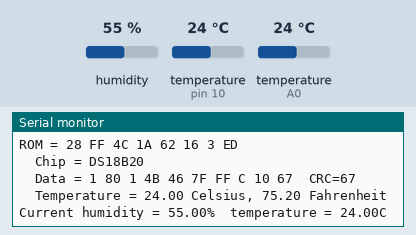
Recording of a sketch running on a simulated Arduino Uno, built with avr-gcc and run on an emulated ATmega328P. Parts: the last lines printed to the serial monitor. Wiring (inferred from the names in the program): DHT11 sensor: data A0. The test bench sets the inputs (shaded band); at power-on: temperature (sensors on pin 10, A0) 24 °C, humidity 55 %.

Above: at 2.7 s.
2.8 s: temperature (sensor on pin 10) set to 12 °C
At 8.7 s:
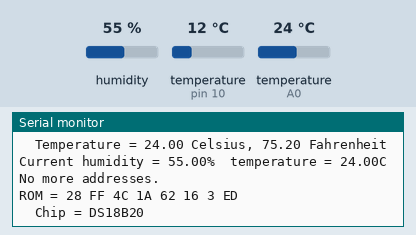
10.3 s: temperature (sensor on pin 10) set to 28 °C
At 14.16 s:
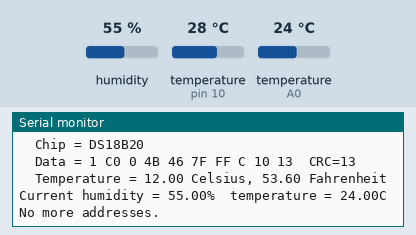
23.1 s: temperature (sensor on pin 10) set to 33 °C
At 28.8 s:
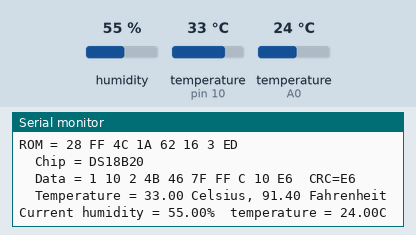
35.8 s: humidity set to 22 %
At 41.9 s:
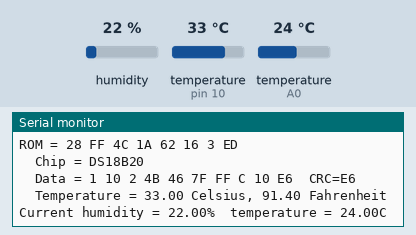
43.3 s: temperature (sensor on pin 10) set to 7 °C
At 47.8 s:
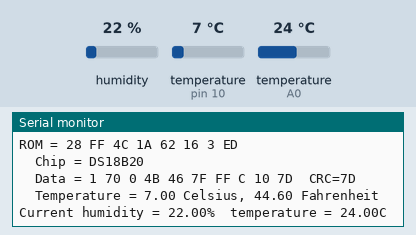
54.9 s: temperature (sensor on A0) set to 12 °C
At 60.8 s:
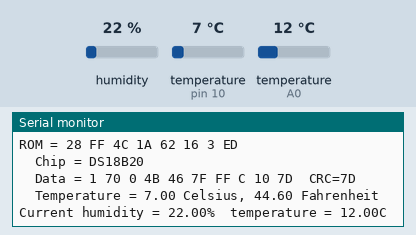
Timing chart, 0 to 62.3 s (numbered marks = the images above; inputs shaded):
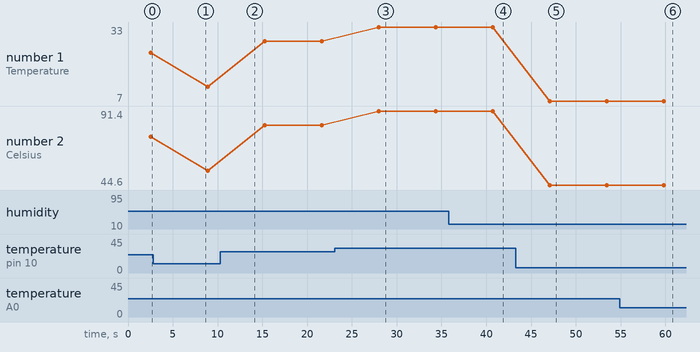

Measured:
- after the input at 23.1 s, the serial monitor: prints a new line after 4.9 s (image 3)
- after the input at 35.8 s, the serial monitor: prints a new line after 5.0 s (image 4)
- after the input at 43.3 s, the serial monitor: prints a new line after 3.8 s (image 5)
- after the input at 54.9 s, the serial monitor: prints a new line after 5.0 s (image 6)
- plotted number 1: 24 → 12 after the input at 2.8 s, 28 → 33 after the input at 23.1 s
- plotted number 2: 75.2 → 53.6 after the input at 2.8 s, 53.6 → 82.4 after the input at 10.3 s, 82.4 → 91.4 after the input at 23.1 s, 91.4 → 44.6 after the input at 43.3 s

The sketch:

climatebot_final.ino
```cpp
#include <OneWire.h>
#include <dht.h>
#define dht_apin A0 // Analog Pin sensor is connected to

dht DHT;

// OneWire DS18S20, DS18B20, DS1822 Temperature Example

OneWire ds(10); // on pin 10 (a 4.7K resistor is necessary)

void setup(void)
{
  Serial.begin(9600);
  delay(500); //Delay to let system boot

  Serial.println("DHT11 Humidity & temperature Sensor\n\n");

  delay(1000); //Wait before accessing Sensor
}

void loop(void)
{
  byte i;
  byte present = 0;
  byte type_s;
  byte data[12];
  byte addr[8];
  float celsius, fahrenheit;

  if (!ds.search(addr))
  {
    Serial.println("No more addresses.");
    Serial.println();
    ds.reset_search();
    delay(250);
    return;
  }

  Serial.print("ROM =");
  for (i = 0; i < 8; i++)
  {
    Serial.write(' ');
    Serial.print(addr[i], HEX);
  }

  if (OneWire::crc8(addr, 7) != addr[7])
  {
    Serial.println("CRC is not valid!");
    return;
  }
  Serial.println();

  // the first ROM byte indicates which chip
  switch (addr[0])
  {
  case 0x10:
    Serial.println("  Chip = DS18S20"); // or old DS1820
    type_s = 1;
    break;
  case 0x28:
    Serial.println("  Chip = DS18B20");
    type_s = 0;
    break;
  case 0x22:
    Serial.println("  Chip = DS1822");
    type_s = 0;
    break;
  default:
    Serial.println("Device is not a DS18x20 family device.");
    return;
  }

  ds.reset();
  ds.select(addr);
  ds.write(0x44, 1); // start conversion, with parasite power on at the end

  delay(1000);

  present = ds.reset();
  ds.select(addr);
  ds.write(0xBE); // Read Scratchpad

  Serial.print("  Data = ");
  Serial.print(present, HEX);
  Serial.print(" ");
  for (i = 0; i < 9; i++)
  { // we need 9 bytes
    data[i] = ds.read();
    Serial.print(data[i], HEX);
    Serial.print(" ");
  }
  Serial.print(" CRC=");
  Serial.print(OneWire::crc8(data, 8), HEX);
  Serial.println();

  // Convert the data to actual temperature
  // because the result is a 16 bit signed integer, it should
  // be stored to an "int16_t" type, which is always 16 bits
  // even when compiled on a 32 bit processor.
  int16_t raw = (data[1] << 8) | data[0];
  if (type_s)
  {
    raw = raw << 3; // 9 bit resolution default
    if (data[7] == 0x10)
    {
      // "count remain" gives full 12 bit resolution
      raw = (raw & 0xFFF0) + 12 - data[6];
    }
  }
  else
  {
    byte cfg = (data[4] & 0x60);
    // at lower res, the low bits are undefined, so let's zero them
    if (cfg == 0x00)
      raw = raw & ~7; // 9 bit resolution, 93.75 ms
    else if (cfg == 0x20)
      raw = raw & ~3; // 10 bit res, 187.5 ms
    else if (cfg == 0x40)
      raw = raw & ~1; // 11 bit res, 375 ms
    //// default is 12 bit resolution, 750 ms conversion time
  }
  celsius = (float)raw / 16.0;
  fahrenheit = celsius * 1.8 + 32.0;
  Serial.print("  Temperature = ");
  Serial.print(celsius);
  Serial.print(" Celsius, ");
  Serial.print(fahrenheit);
  Serial.println(" Fahrenheit");

  DHT.read11(dht_apin);

  Serial.print("Current humidity = ");

  Serial.print(DHT.humidity);

  Serial.print("%  ");

  Serial.print("temperature = ");

  Serial.print(DHT.temperature);

  Serial.println("C  ");

  delay(5000); //Wait 5 seconds before accessing sensor again.
}
```
